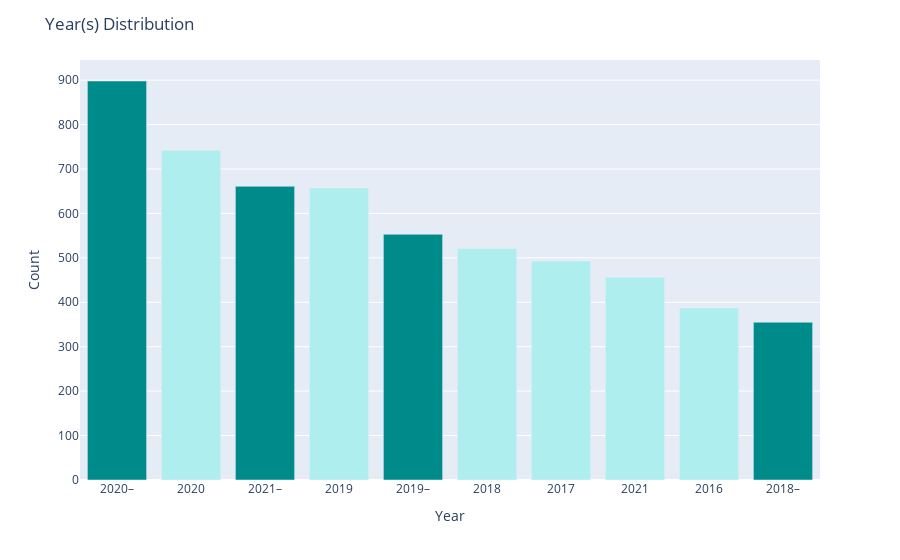

Source (notebook cell):
### Code cell
colors = ['paleturquoise'] * 10
colors[0],colors[2],colors[4],colors[-1] = 'darkcyan','darkcyan','darkcyan','darkcyan'

fig = px.bar(data_frame = year_count.head(10),
             x = 'Year', y = 'Count')

fig.update_traces(marker_color = colors)

fig.update_layout(title = 'Year(s) Distribution')

fig.show()

### Figure 1 — Plotly figure (JSON) as saved in the notebook; plotly's stock layout.template omitted (floating-point values rounded to 4 significant figures)
{"data": [{"alignmentgroup": "True", "hovertemplate": "Year=%{x}<br>Count=%{y}<extra></extra>", "legendgroup": "", "marker": {"color": ["darkcyan", "paleturquoise", "darkcyan", "paleturquoise", "darkcyan", "paleturquoise", "paleturquoise", "paleturquoise", "paleturquoise", "darkcyan"], "pattern": {"shape": ""}}, "name": "", "offsetgroup": "", "orientation": "v", "showlegend": false, "textposition": "auto", "type": "bar", "x": ["2020–", "2020", "2021–", "2019", "2019–", "2018", "2017", "2021", "2016", "2018–"], "xaxis": "x", "y": [898, 742, 661, 657, 553, 521, 493, 456, 387, 355], "yaxis": "y"}], "layout": {"barmode": "relative", "legend": {"tracegroupgap": 0}, "margin": {"t": 60}, "title": {"text": "Year(s) Distribution"}, "xaxis": {"anchor": "y", "domain": [0, 1], "title": {"text": "Year"}}, "yaxis": {"anchor": "x", "domain": [0, 1], "title": {"text": "Count"}}}}
